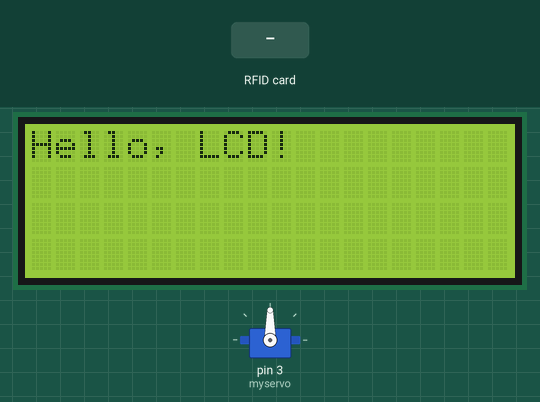
Bench run of a sketch on a simulated Arduino Uno, built with avr-gcc and run on an emulated ATmega328P. Parts: 20×4 character LCD, servo. Inputs (shaded band) come from the test bench. What the sketch prints to the serial monitor is not drawn.

Above: at 1.3 s.
1.4 s: RFID card 9E 23 68 1D held to the reader
At 2.0 s:
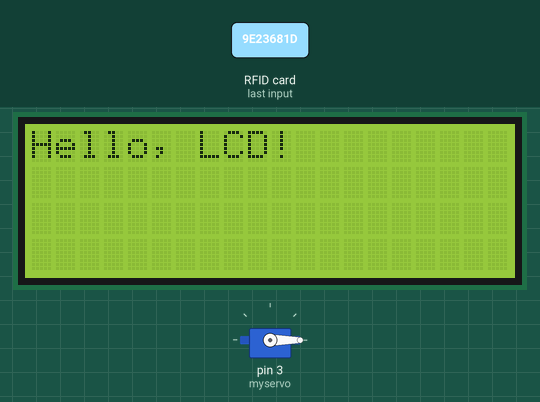
At 4.2 s:
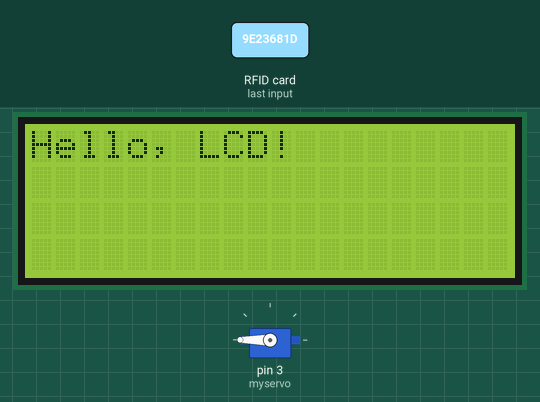
4.4 s: RFID card 5E 7A 19 C4 held to the reader
Timing chart, 0 to 7.4 s (numbered marks = the images above; inputs shaded):
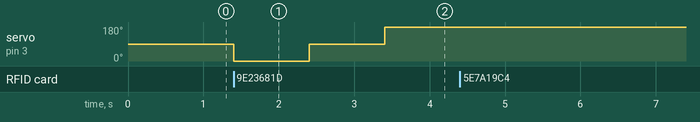

The sketch:

lock_rfid.ino
```cpp
#include <SPI.h>
#include <MFRC522.h>
#include <Servo.h>
#include <Wire.h>
#include <LiquidCrystal_I2C.h>

// Set the LCD address and the number of columns and rows
LiquidCrystal_I2C lcd(0x3F, 20, 4); // Change the address if necessary

#define RST_PIN         9          // Configurable, see typical pin layout above
#define SS_PIN          10         // Configurable, see typical pin layout above

MFRC522 mfrc522(SS_PIN, RST_PIN);  // Create MFRC522 instance
Servo myservo;

//The card ID to which we will grant access
byte knownCard[] = {0x9e, 0x23, 0x68, 0x1d};

void setup() {
  // Initialize the LCD
  lcd.init();

  // Turn on the backlight
  lcd.backlight();

  // Print a message to the LCD
  lcd.setCursor(0, 0);
  lcd.print("Hello, LCD!");
  // put your setup code here, to run once:
  Serial.begin(9600);    // Initialize serial communications with the PC
  while (!Serial);    // Do nothing if no serial port is opened (added for Arduinos based on ATMEGA32U4)
  SPI.begin();      // Init SPI bus
  mfrc522.PCD_Init();   // Init MFRC522
  delay(4);       // Optional delay. Some board do need more time after init to be ready, see Readme
  mfrc522.PCD_DumpVersionToSerial();  // Show details of PCD - MFRC522 Card Reader details
  Serial.println(F("Scan PICC to see UID, SAK, type, and data blocks..."));

  // setup servo pin
  myservo.attach(3);
}

void loop() {
  // put your main code here, to run repeatedly:
  if ( ! mfrc522.PICC_IsNewCardPresent()) {
    return;
  }

  if ( ! mfrc522.PICC_ReadCardSerial()) {
    return;
  }
  if(compareUID(mfrc522.uid.uidByte, knownCard, mfrc522.uid.size)) {
    Serial.println("Access granted!");
    myservo.write(0);
    delay(1000);
    myservo.write(90);
    delay(1000);
    myservo.write(180);
    delay(1000);
  } else {
    Serial.println("Access Denied!!");
  }
}

//a helper function to compare cards' id
bool compareUID(byte* uid1, byte* uid2, byte size) {
  for (byte i=0; i < size; i++){
    if (uid1[i] != uid2[i]) {
      return false; // card does not match our card
    }
  }
  return true; //it is our card
}
```

Measured:
- after the input at 1.4 s, servo on pin 3 (myservo): 90° → 0° at once, → 90° 1.0 s later, → 180° 1.0 s later
- after the input at 4.4 s, every drawn part: stays the same
